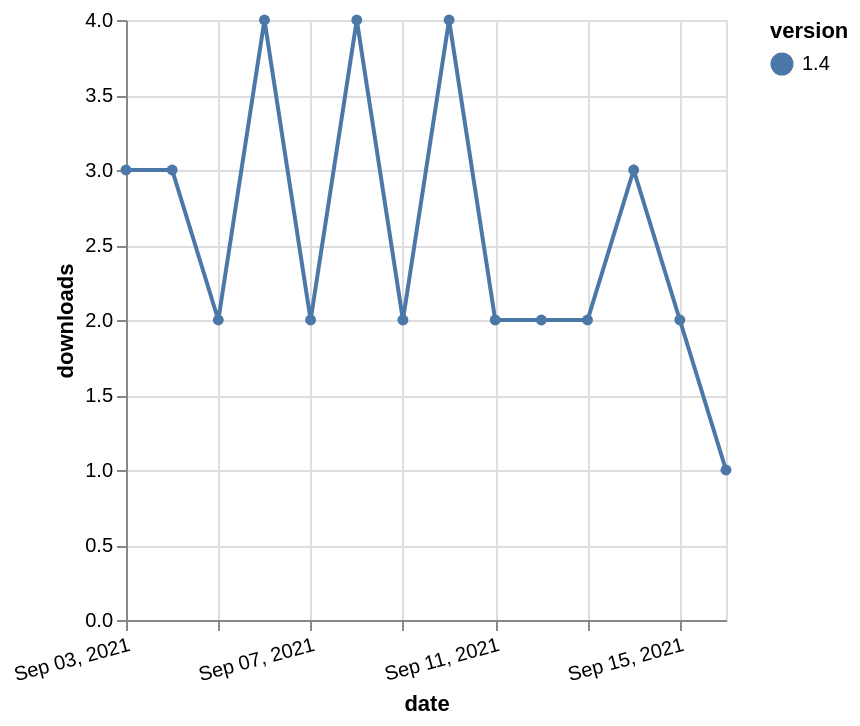

Describe this chart as a Vega-Lite specification.
### Vega-Lite specification from a JSON file in a GitHub repository (floating-point values rounded to 4 significant figures)
{"$schema": "https://vega.github.io/schema/vega-lite/v5.json", "description": "A simple bar chart with embedded data.", "data": {"values": [{"date": "2021-09-03", "total": 2969, "delta": 3, "version": "1.4"}, {"date": "2021-09-04", "total": 2972, "delta": 3, "version": "1.4"}, {"date": "2021-09-05", "total": 2974, "delta": 2, "version": "1.4"}, {"date": "2021-09-06", "total": 2978, "delta": 4, "version": "1.4"}, {"date": "2021-09-07", "total": 2980, "delta": 2, "version": "1.4"}, {"date": "2021-09-08", "total": 2984, "delta": 4, "version": "1.4"}, {"date": "2021-09-09", "total": 2986, "delta": 2, "version": "1.4"}, {"date": "2021-09-10", "total": 2990, "delta": 4, "version": "1.4"}, {"date": "2021-09-11", "total": 2992, "delta": 2, "version": "1.4"}, {"date": "2021-09-12", "total": 2994, "delta": 2, "version": "1.4"}, {"date": "2021-09-13", "total": 2996, "delta": 2, "version": "1.4"}, {"date": "2021-09-14", "total": 2999, "delta": 3, "version": "1.4"}, {"date": "2021-09-15", "total": 3001, "delta": 2, "version": "1.4"}, {"date": "2021-09-16", "total": 3002, "delta": 1, "version": "1.4"}]}, "width": "container", "mark": {"type": "line", "point": {"filled": true}}, "encoding": {"x": {"field": "date", "type": "temporal", "timeUnit": "yearmonthdate", "title": "date", "axis": {"labelAngle": -15}}, "y": {"field": "delta", "type": "quantitative", "title": "downloads"}, "color": {"field": "version", "type": "nominal"}, "tooltip": {"field": "delta"}}}
